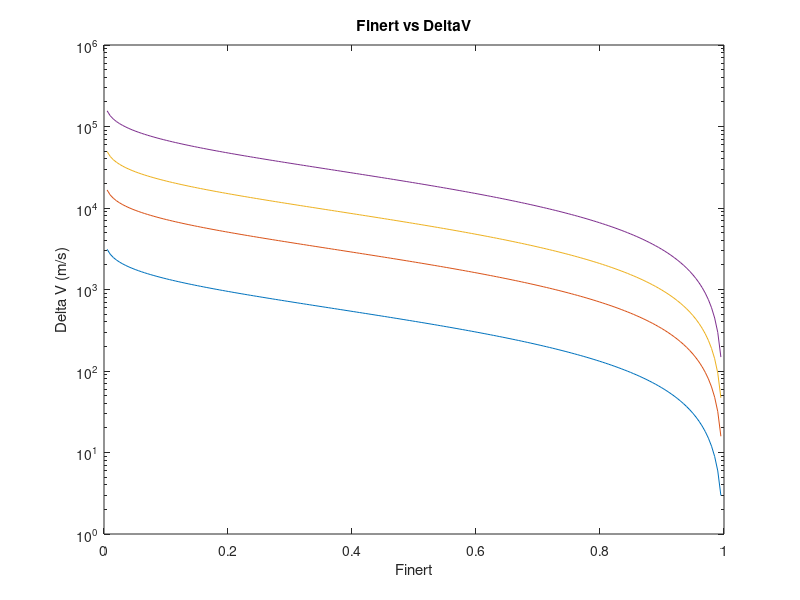
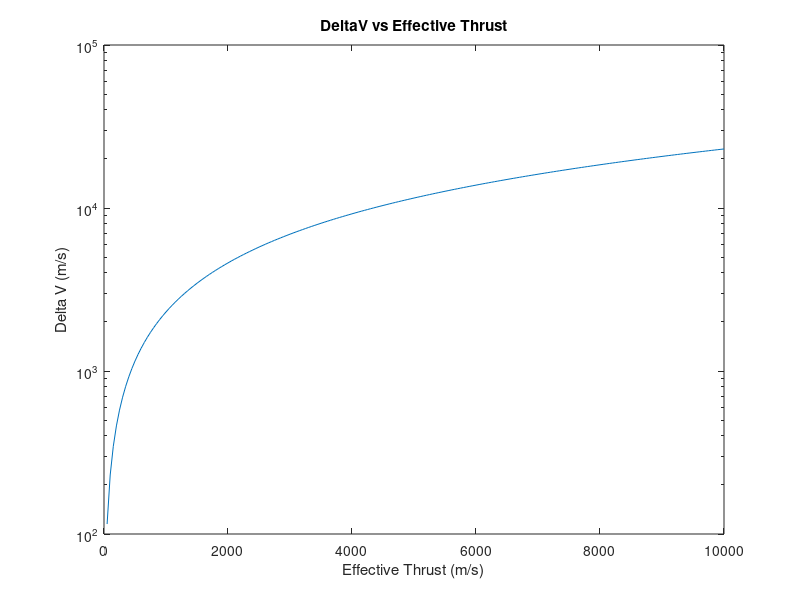

Write MATLAB code to recreate these figures, in order.
% AERO 402 HW 1

%% Question 3

finert = linspace(0, 1, 200);

c = 60 * 9.81;
delV = c .* log(1./finert);
figure;
semilogy(finert, delV)
hold on;

c = 320 * 9.81;
delV = c .* log(1./finert);
semilogy(finert, delV)


c = 950 * 9.81;
delV = c .* log(1./finert);
semilogy(finert, delV)


c = 3000 * 9.81;
delV = c .* log(1./finert);
semilogy(finert, delV)
title("Finert vs DeltaV")
xlabel("Finert")
ylabel("Delta V (m/s)")

%% Question 5

figure;
c = linspace(50,10000,200);
delV = c .* log(10);
semilogy(c, delV)
title("DeltaV vs Effective Thrust")
xlabel("Effective Thrust (m/s)")
ylabel("Delta V (m/s)")

% As shown by the graphs produced in both question 3 and question 5, we can
% see the way that deltaV changes as the variables within its equation
% change. For example, as finert increases from zero towards one, the
% deltaV is shown to decrease by the graphs in question 3. This makes sense
% because 
